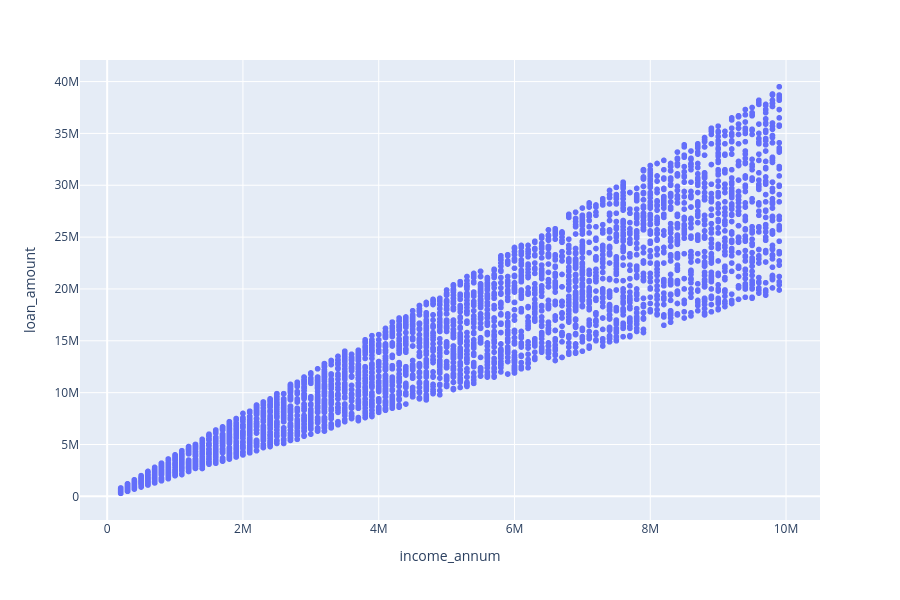

Source (notebook cell):
### Code cell
#correlation between income and loan amount
fig0 = px.scatter(
    df, 
    x=df["income_annum"], 
    y=df["loan_amount"],
    height=600
)

fig0.show()

### Figure 1 — Plotly figure (JSON) as saved in the notebook; plotly's stock layout.template omitted (floating-point values rounded to 4 significant figures; data arrays with more than 128 entries replaced by an {"elided": "..."} marker saying what was removed)
{"data": [{"hovertemplate": "income_annum=%{x}<br>loan_amount=%{y}<extra></extra>", "legendgroup": "", "marker": {"color": "#636efa", "symbol": "circle"}, "mode": "markers", "name": "", "showlegend": false, "type": "scattergl", "x": {"elided": "4196 int values"}, "xaxis": "x", "y": {"elided": "4196 int values"}, "yaxis": "y"}], "layout": {"height": 600, "legend": {"tracegroupgap": 0}, "margin": {"t": 60}, "xaxis": {"anchor": "y", "domain": [0, 1], "title": {"text": "income_annum"}}, "yaxis": {"anchor": "x", "domain": [0, 1], "title": {"text": "loan_amount"}}}}
